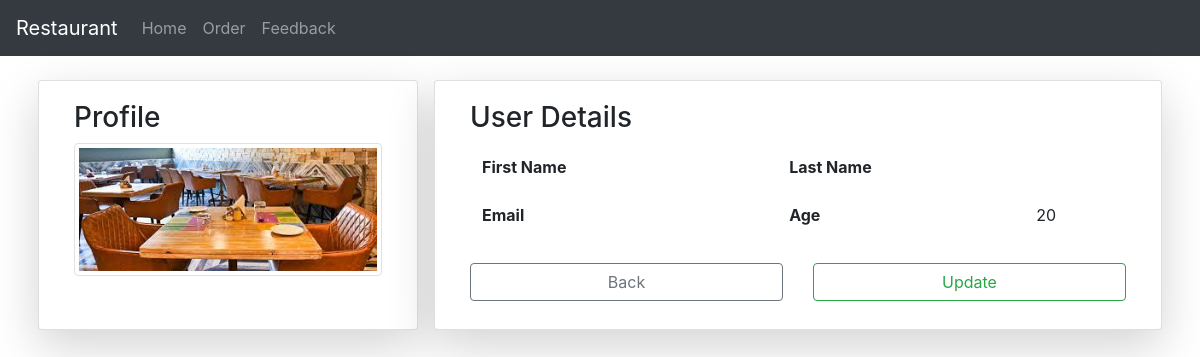
/profile/ (signed in), run on the app's committed database.
### RestApp/models.py (models this page shows)
class User(AbstractUser):
	age = models.IntegerField(default=20)
	mobilenumber = models.CharField(max_length=10,null=True)
	uimg = models.ImageField(upload_to='Profilepics/',default='ics.jpg')

### RestApp/views.py (the view)
# urls.py: path('profile/',views.pfle,name="pf"),
@login_required
def pfle(request):
	return render(request,'app/profile.html')

### RestApp/templates/app/profile.html (shortened to what this page needs)
{% extends 'app/base.html' %}
{% load static %}
{% block content %}
<div class="container mt-4">
	<div class="row">
		<div class="card col-md-4 shadow-lg mx-2">
			<div class="card-body">
				<h3>Profile</h3>
				<img src="{{user.uimg.url}}" class="img-thumbnail" width="100%">
			</div>
		</div>
		<div class="card col-md shadow-lg mx-2">
			<div class="card-body">
				<h3>User Details</h3>
				<table class="table table-borderless">
				<tr>
					<th>First Name</th>
					<td>{{user.first_name}}</td>
					<th>Last Name</th>
					<td>{{user.last_name}}</td>
				</tr>
				<tr>
					<th>Email</th>
					<td>{{user.email}}</td>
					<th>Age</th>
					<td>{{user.age}}</td>
				</tr>
				</table>
					<div class="row">
						<div class="col">
							<a href="{% url 'hm' %}" class="btn btn-outline-secondary my-2 form-control">Back</a>
						</div>
						<div class="col">
							<a href="{% url 'pfup' %}" class="btn btn-outline-success my-2 form-control">Update</a>
						</div>
					</div>
			</div>
		</div>
	</div>
</div>
{% endblock %}

### data on the page
User: uimg (picture), age "20"
